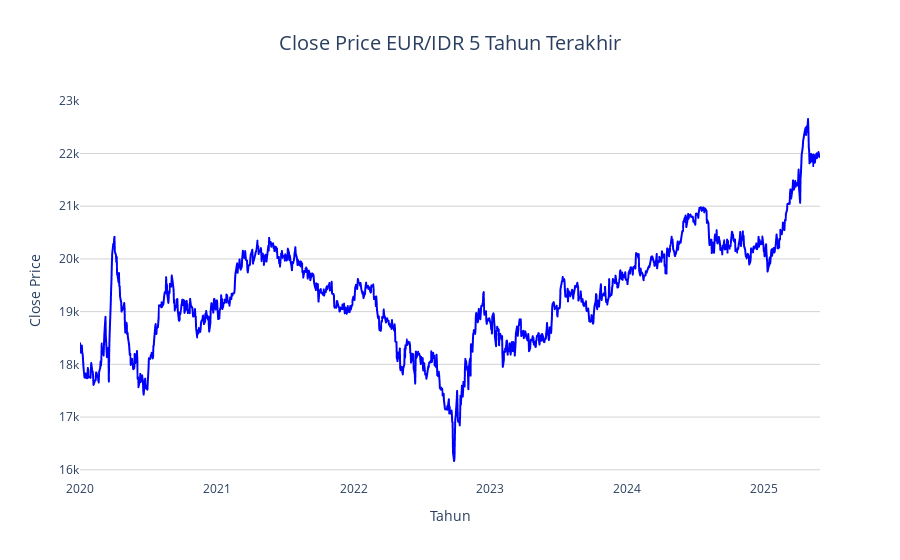

This figure's notebook cell:
### Code cell
import plotly.express as px

df_close = pd.DataFrame(df_all['Close Price']).copy()
df_close = df_close.reset_index()  
df_close.rename(columns={"index": "Date"}, inplace=True)

fig = px.line(
    df_close,
    x="Date",
    y="Close Price",
    title="Close Price EUR/IDR 5 Tahun Terakhir",
    labels={"Close Price": "Close Price", "Date": "Tahun"},
    template="plotly_white"
)
fig.update_traces(line=dict(color="blue", width=2))
fig.update_layout(
    title=dict(x=0.5, font=dict(size=20)),
    xaxis=dict(showgrid=False),
    yaxis=dict(showgrid=True, gridcolor="lightgray"),
    hovermode="x unified"
)

fig.show()

### Figure 1 — Plotly figure (JSON) as saved in the notebook; plotly's stock layout.template omitted (floating-point values rounded to 4 significant figures; data arrays with more than 128 entries replaced by an {"elided": "..."} marker saying what was removed)
{"data": [{"hovertemplate": "Tahun=%{x}<br>Close Price=%{y}<extra></extra>", "legendgroup": "", "line": {"color": "blue", "dash": "solid", "width": 2}, "marker": {"symbol": "circle"}, "mode": "lines", "name": "", "showlegend": false, "type": "scattergl", "x": {"elided": "1413 str values"}, "xaxis": "x", "y": {"elided": "1413 float values"}, "yaxis": "y"}], "layout": {"hovermode": "x unified", "legend": {"tracegroupgap": 0}, "title": {"font": {"size": 20}, "text": "Close Price EUR/IDR 5 Tahun Terakhir", "x": 0.5}, "xaxis": {"anchor": "y", "domain": [0, 1], "showgrid": false, "title": {"text": "Tahun"}}, "yaxis": {"anchor": "x", "domain": [0, 1], "gridcolor": "lightgray", "showgrid": true, "title": {"text": "Close Price"}}}}
